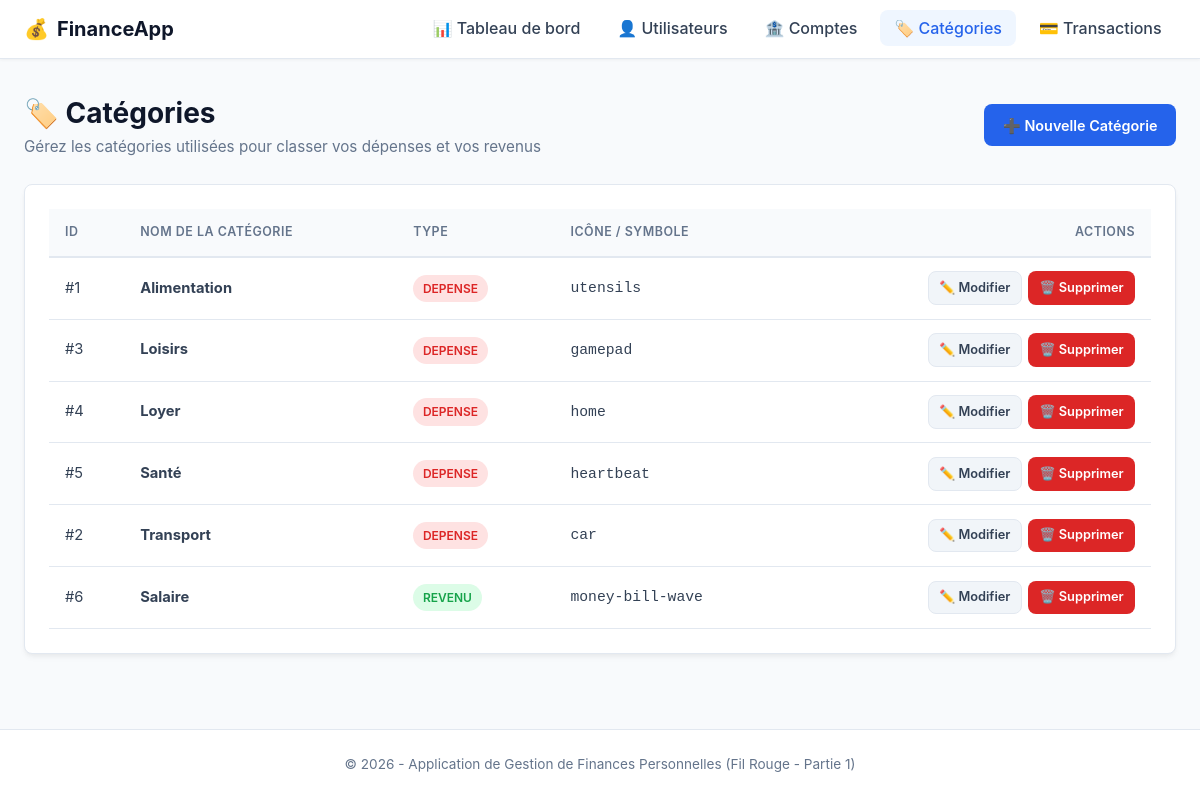
Screenshot of /categories/list.php with the database file from the repository.
### tables this page shows
CREATE TABLE IF NOT EXISTS Categorie_depense (
    id_categorie INT AUTO_INCREMENT PRIMARY KEY,
    nom_categorie VARCHAR(100) NOT NULL,
    type ENUM('depense', 'revenu') NOT NULL,
    icone VARCHAR(50) DEFAULT NULL
);

### categories/list.php (the view, shortened to what this page needs)
<?php
require_once __DIR__ . '/../config/db.php';
$stmt = $pdo->query("SELECT * FROM Categorie_depense ORDER BY type ASC, nom_categorie ASC");
$categories = $stmt->fetchAll();
require_once __DIR__ . '/../includes/header.php';
?>
<div class="page-header">
    <div>
        <h1>🏷️ Catégories</h1>
        <p>Gérez les catégories utilisées pour classer vos dépenses et vos revenus</p>
    </div>
    <a href="add.php" class="btn btn-primary">➕ Nouvelle Catégorie</a>
</div>
<div class="card">
    <div class="table-responsive">
        <table>
            <thead>
                <tr>
                    <th>ID</th>
                    <th>Nom de la catégorie</th>
                    <th>Type</th>
                    <th>Icône / Symbole</th>
                    <th style="text-align: right;">Actions</th>
                </tr>
            </thead>
            <tbody>
                <?php if (empty($categories)): ?>
                    <tr>
                        <td colspan="5" style="text-align: center; color: var(--text-muted); padding: 2rem;">
                            Aucune catégorie enregistrée. Cliquez sur "Nouvelle Catégorie" pour en ajouter une.
                        </td>
                    </tr>
                <?php else: ?>
                    <?php foreach ($categories as $cat): ?>
                        <tr>
                            <td>#<?= htmlspecialchars($cat['id_categorie']) ?></td>
                            <td><strong><?= htmlspecialchars($cat['nom_categorie']) ?></strong></td>
                            <td>
                                <span class="badge badge-<?= htmlspecialchars($cat['type']) ?>">
                                    <?= htmlspecialchars(ucfirst($cat['type'])) ?>
                                </span>
                            </td>
                            <td>
                                <code><?= htmlspecialchars($cat['icone'] ?: '-') ?></code>
                            </td>
                            <td style="text-align: right;">
                                <div class="actions-group" style="justify-content: flex-end;">
                                    <a href="edit.php?id=<?= $cat['id_categorie'] ?>" class="btn btn-secondary btn-sm">
                                        ✏️ Modifier
                                    </a>
                                    <a href="delete.php?id=<?= $cat['id_categorie'] ?>"
                                       class="btn btn-danger btn-sm btn-delete"
                                       data-confirm="Êtes-vous sûr de vouloir supprimer la catégorie '<?= htmlspecialchars($cat['nom_categorie']) ?>' ?">
                                        🗑️ Supprimer
                                    </a>
                                </div>
                            </td>
                        </tr>
                    <?php endforeach; ?>
                <?php endif; ?>
            </tbody>
        </table>
    </div>
</div>
<?php
require_once __DIR__ . '/../includes/footer.php';
?>

### assets/css/style.css (style rules this page uses)
:root { --primary: #2563eb; --primary-hover: #1d4ed8; --secondary: #64748b; --success: #16a34a; --success-bg: #dcfce7; --danger: #dc2626; --danger-bg: #fee2e2; --warning: #d97706; --warning-bg: #fef3c7; --info: #0284c7; --info-bg: #e0f2fe; --dark: #0f172a; --light: #f8fafc; --card-bg: #ffffff; --border: #e2e8f0; --text: #334155; --text-muted: #64748b; --radius: 8px; --shadow: 0 4px 6px -1px rgba(0, 0, 0, 0.05), 0 2px 4px -1px rgba(0, 0, 0, 0.03); }
* { box-sizing: border-box; margin: 0; padding: 0; }
body { font-family: -apple-system, BlinkMacSystemFont, "Segoe UI", Roboto, Helvetica, Arial, sans-serif; background-color: var(--light); color: var(--text); line-height: 1.6; display: flex; flex-direction: column; min-height: 100vh; }
.page-header { display: flex; justify-content: space-between; align-items: center; flex-wrap: wrap; gap: 1rem; margin-bottom: 1.5rem; }
.page-header h1 { font-size: 1.75rem; color: var(--dark); font-weight: 700; }
.page-header p { color: var(--text-muted); font-size: 0.95rem; }
.card { background-color: var(--card-bg); border-radius: var(--radius); border: 1px solid var(--border); box-shadow: var(--shadow); padding: 1.5rem; margin-bottom: 2rem; }
.btn { display: inline-flex; align-items: center; gap: 0.4rem; padding: 0.55rem 1.1rem; font-size: 0.9rem; font-weight: 600; border-radius: var(--radius); text-decoration: none; border: 1px solid transparent; cursor: pointer; transition: all 0.2s ease; }
.btn-primary { background-color: var(--primary); color: white; }
.btn-secondary { background-color: #f1f5f9; color: var(--text); border-color: var(--border); }
.btn-danger { background-color: var(--danger); color: white; }
.btn-sm { padding: 0.35rem 0.65rem; font-size: 0.8rem; }
.actions-group { display: flex; gap: 0.4rem; }
.table-responsive { overflow-x: auto; }
table { width: 100%; border-collapse: collapse; text-align: left; font-size: 0.92rem; }
table th { background-color: #f8fafc; color: var(--text-muted); font-weight: 600; text-transform: uppercase; font-size: 0.78rem; letter-spacing: 0.5px; padding: 0.85rem 1rem; border-bottom: 2px solid var(--border); }
table td { padding: 0.85rem 1rem; border-bottom: 1px solid var(--border); vertical-align: middle; }
.badge { display: inline-block; padding: 0.25rem 0.6rem; font-size: 0.75rem; font-weight: 600; border-radius: 9999px; text-transform: uppercase; }
.badge-credit, .badge-revenu { background-color: var(--success-bg); color: var(--success); }
.badge-debit, .badge-depense { background-color: var(--danger-bg); color: var(--danger); }

### rows the page displays
categorie_depense: id_categorie "1", nom_categorie "Alimentation", type "DEPENSE", icone "utensils"
categorie_depense: id_categorie "3", nom_categorie "Loisirs", type "DEPENSE", icone "gamepad"
categorie_depense: id_categorie "4", nom_categorie "Loyer", type "DEPENSE", icone "home"
categorie_depense: id_categorie "5", nom_categorie "Santé", type "DEPENSE", icone "heartbeat"
categorie_depense: id_categorie "2", nom_categorie "Transport", type "DEPENSE", icone "car"
categorie_depense: id_categorie "6", nom_categorie "Salaire", type "REVENU", icone "money-bill-wave"
